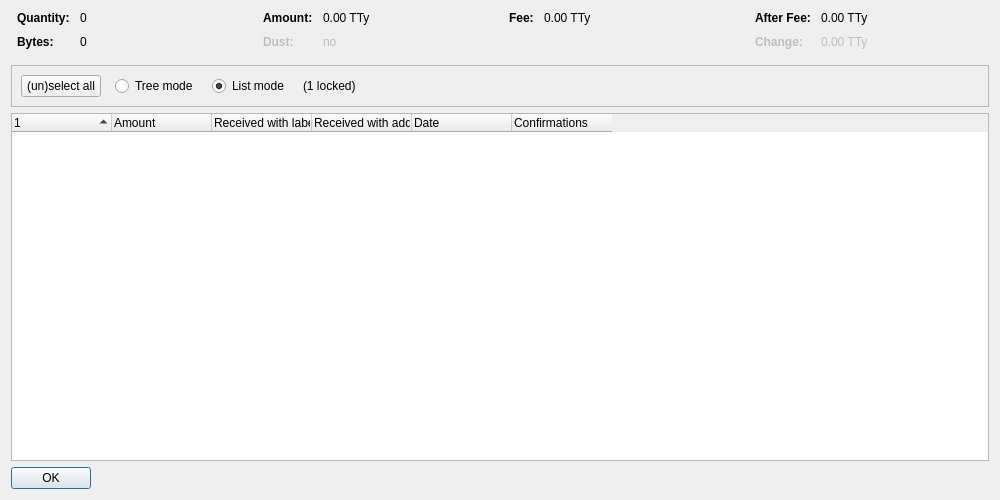
<?xml version="1.0" encoding="UTF-8"?>
<ui version="4.0">
 <class>CoinControlDialog</class>
 <widget class="QDialog" name="CoinControlDialog">
  <property name="geometry">
   <rect>
    <x>0</x>
    <y>0</y>
    <width>1000</width>
    <height>500</height>
   </rect>
  </property>
  <property name="windowTitle">
   <string>Coin Selection</string>
  </property>
  <layout class="QVBoxLayout" name="verticalLayout">
   <item>
    <layout class="QHBoxLayout" name="horizontalLayoutTop" stretch="0,0,0,0">
     <property name="topMargin">
      <number>0</number>
     </property>
     <property name="bottomMargin">
      <number>10</number>
     </property>
     <item>
      <layout class="QFormLayout" name="formLayoutCoinControl1">
       <property name="horizontalSpacing">
        <number>10</number>
       </property>
       <property name="verticalSpacing">
        <number>10</number>
       </property>
       <property name="leftMargin">
        <number>6</number>
       </property>
       <property name="rightMargin">
        <number>6</number>
       </property>
       <item row="0" column="0">
        <widget class="QLabel" name="labelCoinControlQuantityText">
         <property name="font">
          <font>
           <weight>75</weight>
           <bold>true</bold>
          </font>
         </property>
         <property name="text">
          <string>Quantity:</string>
         </property>
        </widget>
       </item>
       <item row="0" column="1">
        <widget class="QLabel" name="labelCoinControlQuantity">
         <property name="cursor">
          <cursorShape>IBeamCursor</cursorShape>
         </property>
         <property name="contextMenuPolicy">
          <enum>Qt::ActionsContextMenu</enum>
         </property>
         <property name="text">
          <string notr="true">0</string>
         </property>
         <property name="textInteractionFlags">
          <set>Qt::LinksAccessibleByMouse|Qt::TextSelectableByKeyboard|Qt::TextSelectableByMouse</set>
         </property>
        </widget>
       </item>
       <item row="1" column="0">
        <widget class="QLabel" name="labelCoinControlBytesText">
         <property name="font">
          <font>
           <weight>75</weight>
           <bold>true</bold>
          </font>
         </property>
         <property name="text">
          <string>Bytes:</string>
         </property>
        </widget>
       </item>
       <item row="1" column="1">
        <widget class="QLabel" name="labelCoinControlBytes">
         <property name="cursor">
          <cursorShape>IBeamCursor</cursorShape>
         </property>
         <property name="contextMenuPolicy">
          <enum>Qt::ActionsContextMenu</enum>
         </property>
         <property name="text">
          <string notr="true">0</string>
         </property>
         <property name="textInteractionFlags">
          <set>Qt::LinksAccessibleByMouse|Qt::TextSelectableByKeyboard|Qt::TextSelectableByMouse</set>
         </property>
        </widget>
       </item>
      </layout>
     </item>
     <item>
      <layout class="QFormLayout" name="formLayoutCoinControl2">
       <property name="horizontalSpacing">
        <number>10</number>
       </property>
       <property name="verticalSpacing">
        <number>10</number>
       </property>
       <property name="leftMargin">
        <number>6</number>
       </property>
       <property name="rightMargin">
        <number>6</number>
       </property>
       <item row="0" column="0">
        <widget class="QLabel" name="labelCoinControlAmountText">
         <property name="font">
          <font>
           <weight>75</weight>
           <bold>true</bold>
          </font>
         </property>
         <property name="text">
          <string>Amount:</string>
         </property>
        </widget>
       </item>
       <item row="0" column="1">
        <widget class="QLabel" name="labelCoinControlAmount">
         <property name="cursor">
          <cursorShape>IBeamCursor</cursorShape>
         </property>
         <property name="contextMenuPolicy">
          <enum>Qt::ActionsContextMenu</enum>
         </property>
         <property name="text">
          <string notr="true">0.00 TTy</string>
         </property>
         <property name="textInteractionFlags">
          <set>Qt::LinksAccessibleByMouse|Qt::TextSelectableByKeyboard|Qt::TextSelectableByMouse</set>
         </property>
        </widget>
       </item>
       <item row="1" column="0">
        <widget class="QLabel" name="labelCoinControlLowOutputText">
         <property name="enabled">
          <bool>false</bool>
         </property>
         <property name="font">
          <font>
           <weight>75</weight>
           <bold>true</bold>
          </font>
         </property>
         <property name="text">
          <string>Dust:</string>
         </property>
        </widget>
       </item>
       <item row="1" column="1">
        <widget class="QLabel" name="labelCoinControlLowOutput">
         <property name="enabled">
          <bool>false</bool>
         </property>
         <property name="cursor">
          <cursorShape>IBeamCursor</cursorShape>
         </property>
         <property name="contextMenuPolicy">
          <enum>Qt::ActionsContextMenu</enum>
         </property>
         <property name="text">
          <string notr="true">no</string>
         </property>
         <property name="textInteractionFlags">
          <set>Qt::LinksAccessibleByMouse|Qt::TextSelectableByKeyboard|Qt::TextSelectableByMouse</set>
         </property>
        </widget>
       </item>
      </layout>
     </item>
     <item>
      <layout class="QFormLayout" name="formLayoutCoinControl3">
       <property name="horizontalSpacing">
        <number>10</number>
       </property>
       <property name="verticalSpacing">
        <number>10</number>
       </property>
       <property name="leftMargin">
        <number>6</number>
       </property>
       <property name="rightMargin">
        <number>6</number>
       </property>
       <item row="0" column="0">
        <widget class="QLabel" name="labelCoinControlFeeText">
         <property name="font">
          <font>
           <weight>75</weight>
           <bold>true</bold>
          </font>
         </property>
         <property name="text">
          <string>Fee:</string>
         </property>
        </widget>
       </item>
       <item row="0" column="1">
        <widget class="QLabel" name="labelCoinControlFee">
         <property name="cursor">
          <cursorShape>IBeamCursor</cursorShape>
         </property>
         <property name="contextMenuPolicy">
          <enum>Qt::ActionsContextMenu</enum>
         </property>
         <property name="text">
          <string notr="true">0.00 TTy</string>
         </property>
         <property name="textInteractionFlags">
          <set>Qt::LinksAccessibleByMouse|Qt::TextSelectableByKeyboard|Qt::TextSelectableByMouse</set>
         </property>
        </widget>
       </item>
      </layout>
     </item>
     <item>
      <layout class="QFormLayout" name="formLayoutCoinControl4">
       <property name="horizontalSpacing">
        <number>10</number>
       </property>
       <property name="verticalSpacing">
        <number>10</number>
       </property>
       <property name="leftMargin">
        <number>6</number>
       </property>
       <property name="rightMargin">
        <number>6</number>
       </property>
       <item row="0" column="0">
        <widget class="QLabel" name="labelCoinControlAfterFeeText">
         <property name="font">
          <font>
           <weight>75</weight>
           <bold>true</bold>
          </font>
         </property>
         <property name="text">
          <string>After Fee:</string>
         </property>
        </widget>
       </item>
       <item row="0" column="1">
        <widget class="QLabel" name="labelCoinControlAfterFee">
         <property name="cursor">
          <cursorShape>IBeamCursor</cursorShape>
         </property>
         <property name="contextMenuPolicy">
          <enum>Qt::ActionsContextMenu</enum>
         </property>
         <property name="text">
          <string notr="true">0.00 TTy</string>
         </property>
         <property name="textInteractionFlags">
          <set>Qt::LinksAccessibleByMouse|Qt::TextSelectableByKeyboard|Qt::TextSelectableByMouse</set>
         </property>
        </widget>
       </item>
       <item row="1" column="0">
        <widget class="QLabel" name="labelCoinControlChangeText">
         <property name="enabled">
          <bool>false</bool>
         </property>
         <property name="font">
          <font>
           <weight>75</weight>
           <bold>true</bold>
          </font>
         </property>
         <property name="text">
          <string>Change:</string>
         </property>
        </widget>
       </item>
       <item row="1" column="1">
        <widget class="QLabel" name="labelCoinControlChange">
         <property name="enabled">
          <bool>false</bool>
         </property>
         <property name="cursor">
          <cursorShape>IBeamCursor</cursorShape>
         </property>
         <property name="contextMenuPolicy">
          <enum>Qt::ActionsContextMenu</enum>
         </property>
         <property name="text">
          <string notr="true">0.00 TTy</string>
         </property>
         <property name="textInteractionFlags">
          <set>Qt::LinksAccessibleByMouse|Qt::TextSelectableByKeyboard|Qt::TextSelectableByMouse</set>
         </property>
        </widget>
       </item>
      </layout>
     </item>
    </layout>
   </item>
   <item>
    <widget class="QFrame" name="frame">
     <property name="minimumSize">
      <size>
       <width>0</width>
       <height>40</height>
      </size>
     </property>
     <property name="frameShape">
      <enum>QFrame::StyledPanel</enum>
     </property>
     <property name="frameShadow">
      <enum>QFrame::Sunken</enum>
     </property>
     <layout class="QHBoxLayout" name="horizontalLayout">
      <item>
       <layout class="QHBoxLayout" name="horizontalLayoutPanel" stretch="0,0,0,0,0">
        <property name="spacing">
         <number>14</number>
        </property>
        <item>
         <widget class="QPushButton" name="pushButtonSelectAll">
          <property name="sizePolicy">
           <sizepolicy hsizetype="Maximum" vsizetype="Fixed">
            <horstretch>0</horstretch>
            <verstretch>0</verstretch>
           </sizepolicy>
          </property>
          <property name="text">
           <string>(un)select all</string>
          </property>
          <property name="autoDefault">
           <bool>false</bool>
          </property>
         </widget>
        </item>
        <item>
         <widget class="QRadioButton" name="radioTreeMode">
          <property name="sizePolicy">
           <sizepolicy hsizetype="Maximum" vsizetype="Fixed">
            <horstretch>0</horstretch>
            <verstretch>0</verstretch>
           </sizepolicy>
          </property>
          <property name="text">
           <string>Tree mode</string>
          </property>
         </widget>
        </item>
        <item>
         <widget class="QRadioButton" name="radioListMode">
          <property name="sizePolicy">
           <sizepolicy hsizetype="Maximum" vsizetype="Fixed">
            <horstretch>0</horstretch>
            <verstretch>0</verstretch>
           </sizepolicy>
          </property>
          <property name="text">
           <string>List mode</string>
          </property>
          <property name="checked">
           <bool>true</bool>
          </property>
         </widget>
        </item>
        <item>
         <widget class="QLabel" name="labelLocked">
          <property name="text">
           <string notr="true">(1 locked)</string>
          </property>
         </widget>
        </item>
        <item>
         <spacer name="horizontalSpacer">
          <property name="orientation">
           <enum>Qt::Horizontal</enum>
          </property>
          <property name="sizeHint" stdset="0">
           <size>
            <width>40</width>
            <height>20</height>
           </size>
          </property>
         </spacer>
        </item>
       </layout>
      </item>
     </layout>
    </widget>
   </item>
   <item>
    <widget class="CoinControlTreeWidget" name="treeWidget">
     <property name="contextMenuPolicy">
      <enum>Qt::CustomContextMenu</enum>
     </property>
     <property name="sortingEnabled">
      <bool>false</bool>
     </property>
     <property name="columnCount">
      <number>6</number>
     </property>
     <attribute name="headerShowSortIndicator" stdset="0">
      <bool>true</bool>
     </attribute>
     <attribute name="headerStretchLastSection">
      <bool>false</bool>
     </attribute>
     <column>
      <property name="text">
       <string/>
      </property>
     </column>
     <column>
      <property name="text">
       <string>Amount</string>
      </property>
     </column>
     <column>
      <property name="text">
       <string>Received with label</string>
      </property>
     </column>
     <column>
      <property name="text">
       <string>Received with address</string>
      </property>
     </column>
     <column>
      <property name="text">
       <string>Date</string>
      </property>
     </column>
     <column>
      <property name="text">
       <string>Confirmations</string>
      </property>
      <property name="toolTip">
       <string>Confirmed</string>
      </property>
     </column>
     <column>
      <property name="text">
       <string/>
      </property>
     </column>
     <column>
      <property name="text">
       <string/>
      </property>
     </column>
     <column>
      <property name="text">
       <string/>
      </property>
     </column>
     <column>
      <property name="text">
       <string/>
      </property>
     </column>
    </widget>
   </item>
   <item>
    <widget class="QDialogButtonBox" name="buttonBox">
     <property name="sizePolicy">
      <sizepolicy hsizetype="Maximum" vsizetype="Fixed">
       <horstretch>0</horstretch>
       <verstretch>0</verstretch>
      </sizepolicy>
     </property>
     <property name="orientation">
      <enum>Qt::Horizontal</enum>
     </property>
     <property name="standardButtons">
      <set>QDialogButtonBox::Ok</set>
     </property>
    </widget>
   </item>
  </layout>
 </widget>
 <customwidgets>
  <customwidget>
   <class>CoinControlTreeWidget</class>
   <extends>QTreeWidget</extends>
   <header>qt/coincontroltreewidget.h</header>
  </customwidget>
 </customwidgets>
 <resources/>
 <connections/>
</ui>
